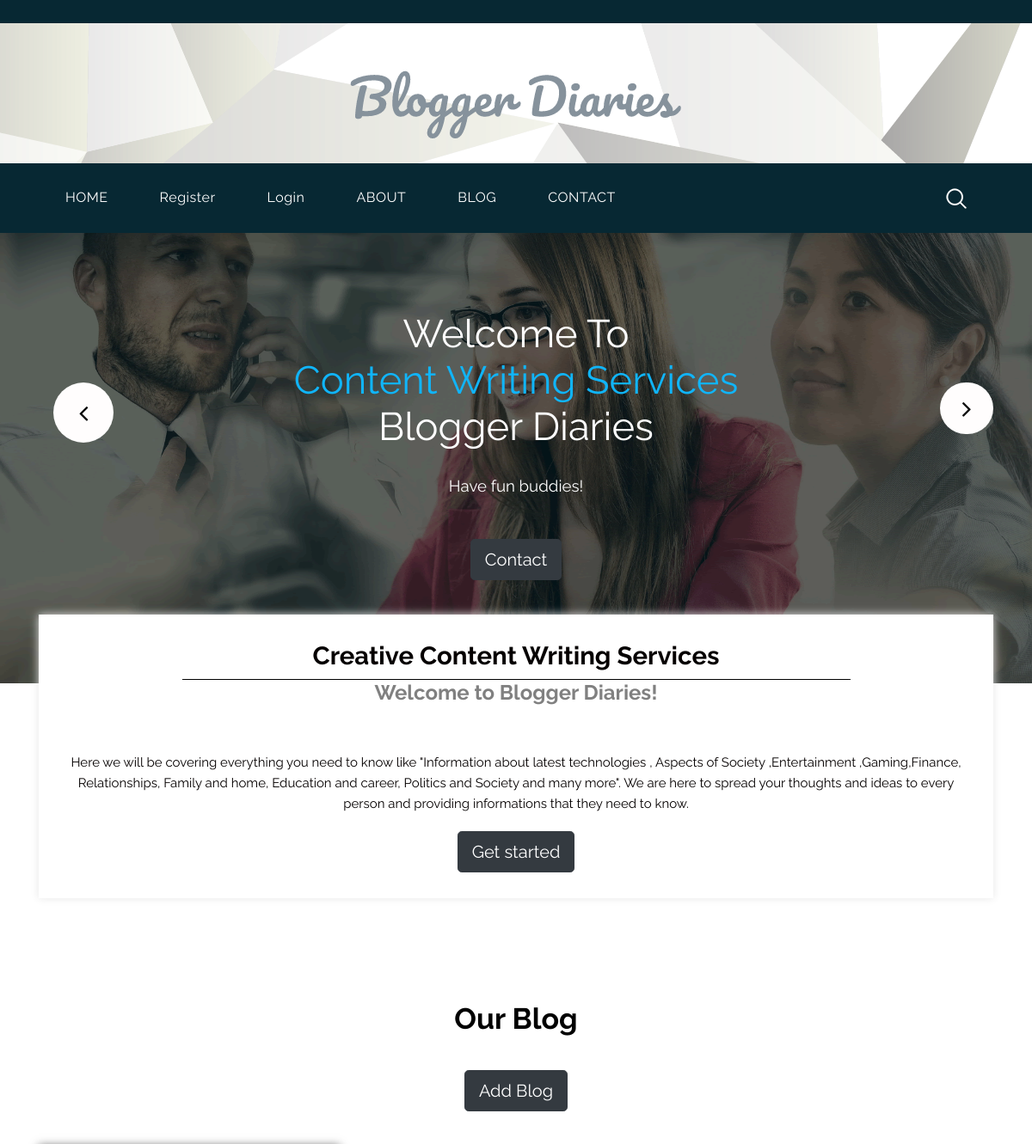
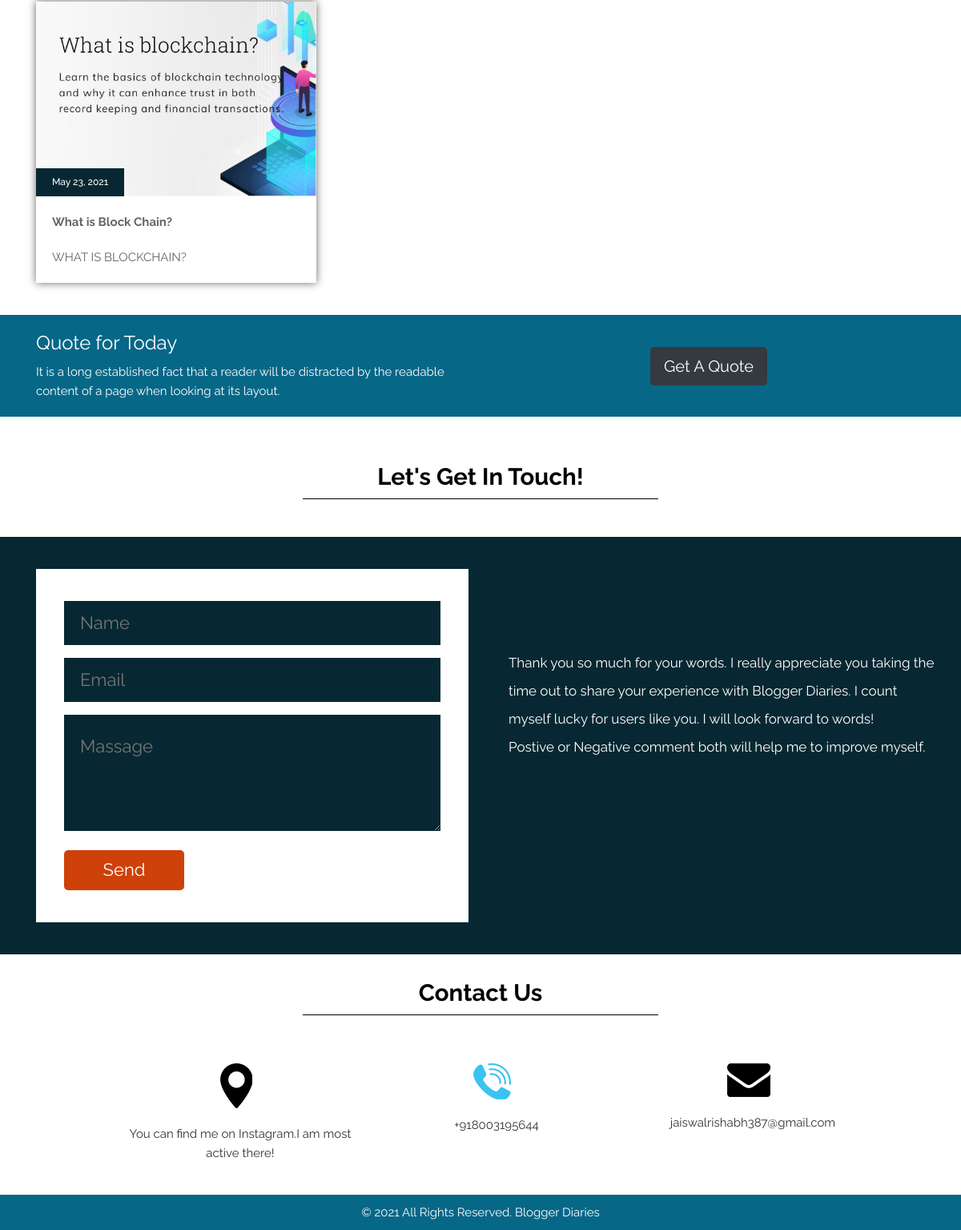
The page / on the database its author committed (2 pictures, top to bottom).
### blog/models.py (models this page shows)
class content(models.Model):
    title= models.CharField(max_length=500)
    topic= models.CharField(max_length=1000)
    des= models.CharField(max_length=5000)

### abouts/models.py (models this page shows)
class blog_content(models.Model):
    date=models.DateField(default=timezone.now)
    img1=models.ImageField(upload_to='pics',blank=True)
    heading=models.CharField(max_length=100)
    subheading1=models.CharField(max_length=200,blank=True)
    keypoints1=models.CharField(max_length=300,blank=True)
    desc1=models.TextField(max_length=10000,blank=True)
    img2=models.ImageField(upload_to='pics',blank=True)
    subheading2=models.CharField(max_length=200,blank=True)
    keypoints2=models.CharField(max_length=300,blank=True)
    desc2=models.TextField(max_length=10000,blank=True)
    img3=models.ImageField(upload_to='pics',blank=True)
    subheading3=models.CharField(max_length=200,blank=True)
    keypoints3=models.CharField(max_length=300,blank=True)
    desc3=models.TextField(max_length=10000,blank=True)
    img4=models.ImageField(upload_to='pics',blank=True)
    subheading4=models.CharField(max_length=200,blank=True)
    keypoints4=models.CharField(max_length=300,blank=True)
    desc4=models.TextField(max_length=10000,blank=True)
    img5=models.ImageField(upload_to='pics',blank=True)
    subheading5=models.CharField(max_length=200,blank=True)
    keypoints5=models.CharField(max_length=300,blank=True)
    desc5=models.TextField(max_length=10000,blank=True)
    img6=models.ImageField(upload_to='pics',blank=True)
    subheading6=models.CharField(max_length=200,blank=True)
    keypoints6=models.CharField(max_length=300,blank=True)
    desc6=models.TextField(max_length=10000,blank=True)
    img7=models.ImageField(upload_to='pics',blank=True)
    subheading7=models.CharField(max_length=200,blank=True)
    keypoints7=models.CharField(max_length=300,blank=True)
    desc7=models.TextField(max_length=10000,blank=True)
    img8=models.ImageField(upload_to='pics',blank=True)
    subheading8=models.CharField(max_length=200,blank=True)
    keypoints8=models.CharField(max_length=300,blank=True)
    desc8=models.TextField(max_length=10000,blank=True)
    img9=models.ImageField(upload_to='pics',blank=True)
    subheading9=models.CharField(max_length=200,blank=True)
    keypoints9=models.CharField(max_length=300,blank=True)
    desc9=models.TextField(max_length=10000,blank=True)
    img10=models.ImageField(upload_to='pics',blank=True)
    subheading10=models.CharField(max_length=200,blank=True)
    keypoints10=models.CharField(max_length=300,blank=True)
    desc10=models.TextField(max_length=10000,blank=True)
    img11=models.ImageField(upload_to='pics',blank=True)
    subheading11=models.CharField(max_length=200,blank=True)
    keypoints11=models.CharField(max_length=300,blank=True)
    desc11=models.TextField(max_length=10000,blank=True)
    img12=models.ImageField(upload_to='pics',blank=True)
    subheading12=models.CharField(max_length=200,blank=True)
    keypoints12=models.CharField(max_length=300,blank=True)
    desc12=models.TextField(max_length=10000,blank=True)
    img13=models.ImageField(upload_to='pics',blank=True)
    subheading13=models.CharField(max_length=200,blank=True)
    keypoints13=models.CharField(max_length=300,blank=True)
    desc13=models.TextField(max_length=10000,blank=True)
    img14=models.ImageField(upload_to='pics',blank=True)
    subheading14=models.CharField(max_length=200,blank=True)
    keypoints14=models.CharField(max_length=300,blank=True)
    desc14=models.TextField(max_length=10000,blank=True)
    img15=models.ImageField(upload_to='pics',blank=True)
    subheading15=models.CharField(max_length=200,blank=True)
    keypoints15=models.CharField(max_length=300,blank=True)
    desc15=models.TextField(max_length=10000,blank=True)

### blog/views.py (the view)
# urls.py: path('',views.index, name='index')
def index(request):
    cont1 = content()
    cont1.title = "Welcome To"
    cont1.topic = "Content Writing Services"
    cont1.des = "It is a long established fact that a reader will be distracted by the readable content of a page when looking at its layout. "
    conts = content.objects.all()
    blogs= blog_content.objects.all()
    return render(request, 'index.html',{'cont1':cont1,'conts': conts ,'blogs':blogs})

### templates/index.html (shortened to what this page needs)
{% load static %}
<!DOCTYPE html>
<html lang="en">
<head>
<link rel="stylesheet" type="text/css" href="{% static 'css/bootstrap.min.css' %}">
<link rel="stylesheet" type="text/css" href="{% static 'css/style.css' %}">
<link rel="stylesheet" href="{% static 'css/responsive.css' %}">
<link rel="stylesheet" href="{% static 'css/jquery.mCustomScrollbar.min.css' %}">
<link rel="stylesheet" href="https://netdna.bootstrapcdn.com/font-awesome/4.0.3/css/font-awesome.css">
<link rel="stylesheet" href="{% static 'css/owl.carousel.min.css' %}">
<link rel="stylesheet" href="css/owl.theme.default.min.css">
<link rel="stylesheet" href="https://cdnjs.cloudflare.com/ajax/libs/fancybox/2.1.5/jquery.fancybox.min.css" media="screen">
</head>
<body>
	<div class="header_main">
		<div class="container">
			<div class="logo"><a href="index.html"><img src="{%static 'images/logo.png.png' %}"></a></div>
		</div>
	</div>
	<div class="header">
		<div class="container">
            <div class="col-sm-12">
                 <div class="menu-area">
                    <nav class="navbar navbar-expand-lg ">
                        <div class="collapse navbar-collapse" id="navbarSupportedContent">
                            <ul class="navbar-nav mr-auto">
                               <li class="nav-item active">
                                <a class="nav-link" href="/">HOME<span class="sr-only">(current)</span></a> </li>
                               {% if user.is_authenticated %}
                               <li style="color:white"><b>Hello, {{user.first_name}}</b></li>
                               <li class="nav-item">
                                <a class="nav-link" href="accounts/logout">Logout</a></li>
                               {% else %}
                               <li class="nav-item">
                                <a class="nav-link" href="accounts/register">Register</a></li>
                                <li class="nav-item">
                                <a class="nav-link" href="accounts/login">Login</a></li>
                                {% endif %}
                               <li class="nav-item">
                                <a class="nav-link" href="abouts/about">ABOUT</a></li>
                               <li class="#" href="#">
      	                        <a class="nav-link" href="abouts/blog">BLOG</a></li>
                               <li class="nav-item" href="#">
      	                        <a class="nav-link" href="abouts/contact">CONTACT</a></li>
                               <li class="last"><a href="#"><img src="{% static 'images/search-icon.png' %}" alt="icon"></a></li>
                            </ul>
                        </div>
                    </nav>
                </div>
            </div>
        </div>
    </div>
    <div class="banner-main">
    	<div class="container">
           <div id="main_slider" class="carousel slide" data-ride="carousel">
            <div class="carousel-inner">
                <div class="carousel-item active">
    		      <div class="titlepage-h1">
    	          <h1 class="bnner_title">{{cont1.title}}<br>
    	          <span style="color: #10b5fa">{{cont1.topic}}</span><br>Blogger Diaries</h1>
    	          <p class="long_text">Have fun buddies!</p>
    		      </div>
    		      <div class="btn_main">
    			  <button type="button" class="btn btn-dark btn-lg"><a href="{% url 'contact' %}">Contact</a></button>
                  </div>
                </div>
            </div>
         <a class="carousel-control-prev" href="#main_slider" role="button" data-slide="prev">
                <i class="fa fa-angle-left"></i>
            </a>
         <a class="carousel-control-next" href="#main_slider" role="button" data-slide="next">
                <i class="fa fa-angle-right"></i>
            </a>
        </div>
        </div>
    </div>
    <div class="services_main">
    	<div class="container">
    		<div class="creative_taital">
    			<h1 class="creative_text">Creative Content Writing Services</h1>
                <h1 style="color:grey;text-align: center;"><b>Welcome to Blogger Diaries!</b></h1><br>
    			<p style="color: #050000; text-align: center;">Here we will be covering everything you need to know like "Information about latest technologies , Aspects of Society ,Entertainment ,Gaming,Finance, Relationships, Family and home, Education and career, Politics and Society and many more". We are here to spread your thoughts and ideas to every person and providing informations that they need to know.</p>
    			<div class="btn_main">
    			    <button type="button" class="btn btn-dark btn-lg">Get started</button>
    		    </div>
            </div>
    	</div>
	</div>
    <div class="blog_main">
    	<div class="container">
    		<div class="row">
    			<div class="col-sm-12">
    				<h1 class="blog_text">Our Blog</h1>
    			</div>
                <div class="btn_main">
    			    <button type="submit" class="btn btn-dark btn-lg"><a href="abouts/add_blog">Add Blog</a></button>
    		    </div>
    	    </div>
    	    <div class="blog_section_2">
    	    	<div class="row">
                {% for blog in blogs|slice:"0:4" reversed%}
    	    		<div class="col-sm-4">
                    <div class="blog_section_2">
    	    			<div class="section_1">
    	    				<div><a href="{% url 'reading' blog.id %}"><img src="{{blog.img1.url}}" style="max-width: 100%;"></a></div>
    			            <button type="button" class="date-bt">{{blog.date}}</button>
                            <p><b>{{blog.heading}}</b></p>
                            {% if subheading1 is none%}
                            <p>{{blog.keypoints1}}<a href="{% url 'reading' blog.id %}">read more.....</a></p>
                            {% elif keypoints1 is none%}
                            <p>{{blog.desc1}}<a href="{% url 'reading' blog.id %}">read more.....</a></p>
                            {% else %}
    	    				<p>{{blog.subheading1}}<a href="{% url 'reading' blog.id %}">read more.....</a></p>
                            {% endif %}
    	    			</div>
                    </div>
    	    		</div>
                    {% endfor %}
    	    	</div>
    	    </div>
       	</div>
    </div>
    <div class="quote_section">
    	<div class="container">
    		<div class="row">
    			<div class="col-md-6">
    				<h1 class="quote_text">Quote for Today</h1>
    				<p class="loan_text">It is a long established fact that a reader will be distracted by the readable content of a page when looking at its layout.</p>
    			</div>
    		    <div class="col-md-6">
    			    <div class="quote_btn">
    			        <button type="button" class="btn btn-dark btn-lg">Get A Quote</button>
    		        </div>
    		    </div>
    		</div>
    	</div>
    </div>
    <div class="touch_section">
        <div class="container">
            <h1 class="touch_text">Let's Get In Touch!</h1>
        </div>
    </div>
    <div class="lets_touch_main">
        <div class="container">
            <div class="row">
                <div class="col-md-6">
                    <div class="input_main">
                       <div class="container">
                          <form action="/action_page.php">
                            <div class="form-group">
                              <input type="text" class="email-bt" placeholder="Name" name="Name">
                            </div>
                            <div class="form-group">
                              <input type="text" class="email-bt" placeholder="Email" name="Email">
                            </div>
                            <form action="/action_page.php">
                                <div class="form-group">
                                  <textarea class="massage-bt" placeholder="Massage" rows="5" id="comment" name="text"></textarea>
                                </div>
                            </form>
                          </form>
                       </div>
                       <div class="send_btn">
                        <button  type="button" class="main_bt"><a href="#">Send</a></button>
                       </div>
                    </div>
                </div>
                <div class="col-md-6">
                    <div class="row">
                        <div class="col-12">
                            <p class="lorem_text">Thank you so much for your  words. I really appreciate you taking the time out to share your experience with Blogger Diaries. I count myself lucky for users like you. I will look forward to words!<br>Postive or Negative comment both will help me to improve myself.</p>
                        </div>
                    </div>
                </div>
            </div>
        </div>
    </div>
    <div class="contact_main">
        <div class="container">
            <div class="row">
                <div class="col-sm-12">
                    <h1 class="touch_text">Contact Us</h1>
                </div>
            </div>
        </div>
        <div class="contact_section_2">
            <div class="container">
                <div class="row">
                    <div class="col-sm-4">
                        <div class="map_icon">
                            <img src="{% static 'images/map-icon.png' %}" style="max-width: 100%;padding-left: 30px; ">
                            <p class="email-text"><a href="https://www.instagram.com/bloggerdiaries.in/">You can find me on Instagram.I am most active there!</a></p>
                        </div>
                    </div>
                    <div class="col-sm-4">
                        <div class="map_icon">
                            <img src="{% static 'images/call-icon.png' %}" style="max-width: 100%;padding-left: 30px;">
                            <p class="email-text"><a href="#">+918003195644</a></p>
                        </div>
                    </div>
                    <div class="col-sm-4">
                        <div class="map_icon">
                            <img src="{% static 'images/email-icon.png' %}" style="max-width: 100%; padding-left: 30px;">
                            <p class="email-text"><a href="#">jaiswalrishabh387@gmail.com</a></p>
                        </div>
                    </div>
                </div>
            </div>
        </div>
    <div class="copyright">
        <div class="container">
            <div class="row">
                <div class="col-sm-12">
                   <p class="copyright_text">© 2021 All Rights Reserved. <a href="https://html.design">Blogger Diaries</a></p>
                </div>
            </div>
        </div>
    </div>
</body>
</html>

### static/css/responsive.css (style rules this page uses)
.banner-main { padding-bottom: 120px; }
.contact_section_2 { width: 80%; }
.creative_text { width: 70%; }
.touch_text { width: 40%; }
.bnner_title { font-size: 34pt; }

### rows shown on the page
content: topic "Content Writing Services"
blog_content: img1 (picture), date "May 23, 2021", heading "What is Block Chain?", keypoints1 "WHAT IS BLOCKCHAIN?"

### other values the page prints
{{ cont1.title }} "Welcome To"
